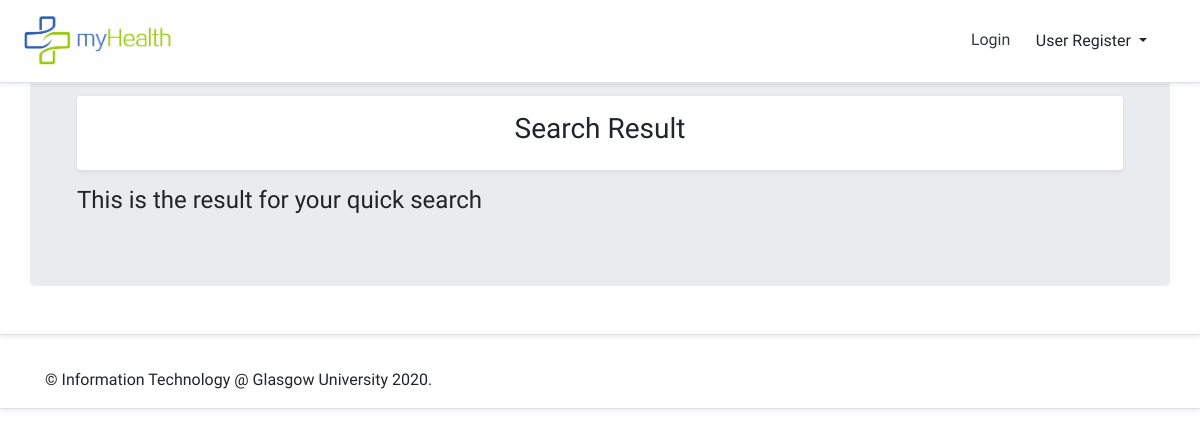
Page /myhealth/search/ on the earlier database version.
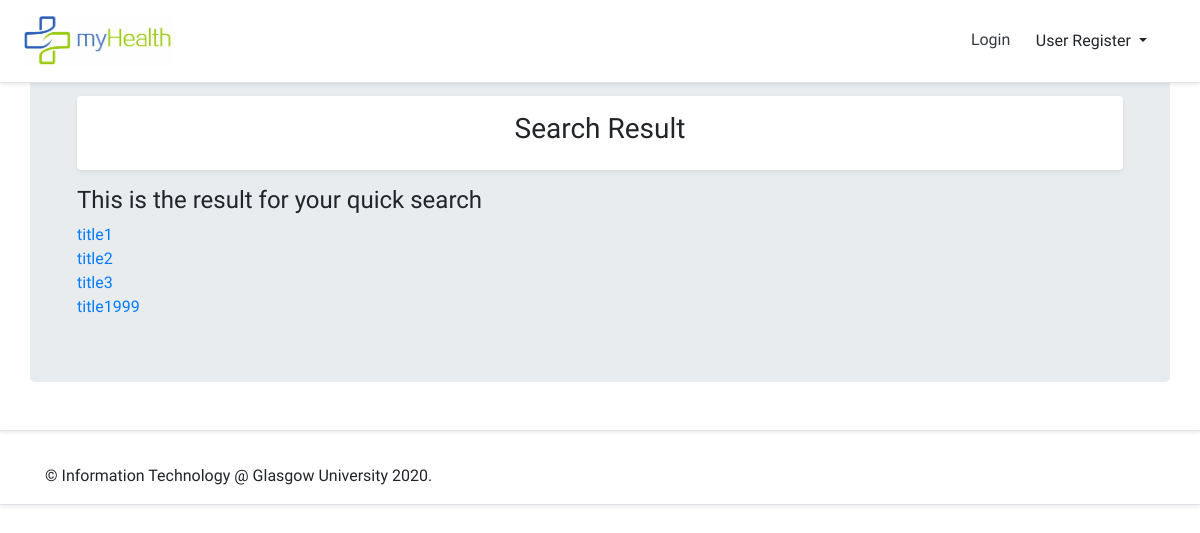
Same page on the later database version.
### myhealth/models.py (models this page shows, shortened)
class Post(models.Model):
    title = models.CharField(max_length=50)
    content = models.TextField()
    timestamp = models.DateTimeField(auto_now_add=True)
    author = models.ForeignKey(get_user_model(), on_delete=models.CASCADE)
    featured = models.BooleanField(default=False)
    def get_absolute_url(self):
        return reverse('post_detail',kwargs={
            'id':self.id
        })

### myhealth/views.py (the view)
# urls.py: path('search/', views.search, name='search'),
def search(request):
    queryset_post = Post.objects.all()
    query = request.GET.get('q')
    if query:
        queryset_post = queryset_post.filter(
            Q(title__icontains=query) |
            Q(content__icontains=query)
        ).distinct()
    context = {
        'queryset_post': queryset_post
    }
    return render(request, "myhealth/searchResult.html", context)

### templates/myhealth/searchResult.html (shortened to what this page needs)
{% extends "myhealth/base.html" %}
{% block content %}
<div class="my-3 p-3 bg-white rounded shadow-sm">
    <section class="text-center">
        <h3>Search Result</h3>
    </section>
</div>
<h4>This is the result for your quick search</h4>
{% for post in queryset_post %}
<a href="{{post.get_absolute_url }}" class="h6">{{ post.title }}</a>
<br/>
{% endfor %}
{% endblock content %}

Differences in the rows shown:
added Post: title "title1"
added Post: title "title2"
added Post: title "title3"
added Post: title "title1999"
